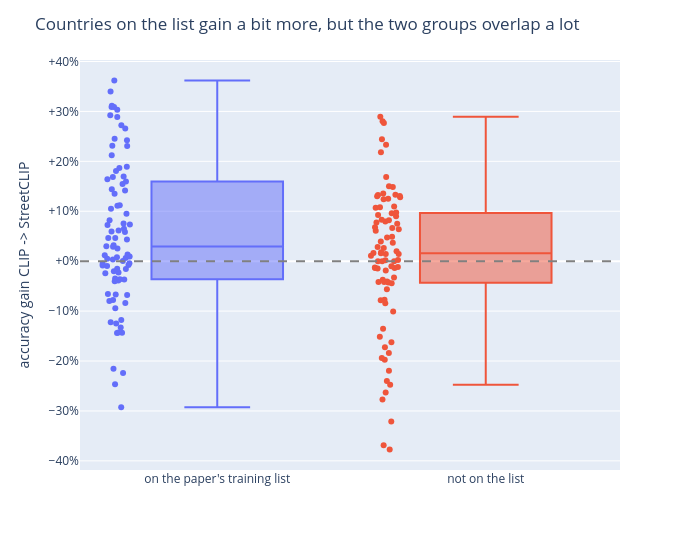
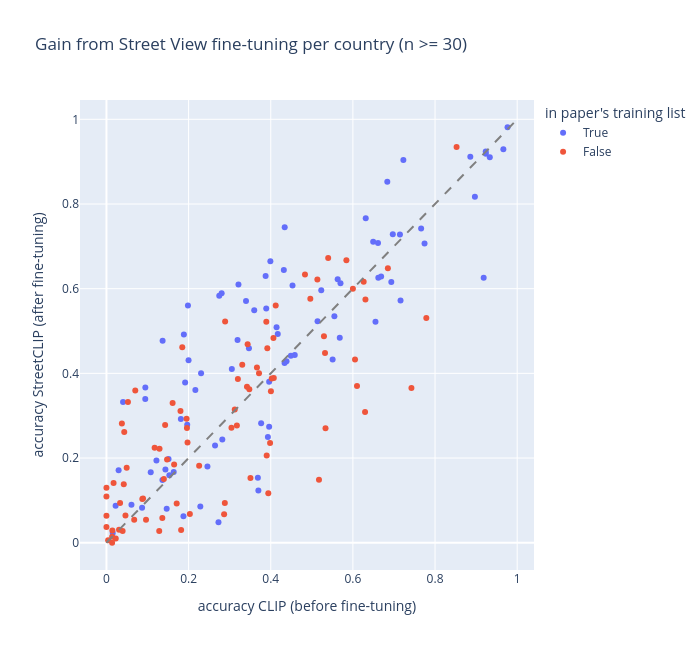

The cell these charts' notebook holds for them, in order:
### Markdown cell above
### Q2.3 Training coverage
- Paper's training list: uncertain evidence (says 101 countries, lists 92)
- Idea: countries in the Street View training should gain most from fine-tuning (CLIP -> StreetCLIP)
- Box plot: one dot = one country (hover for the name)

### Code cell
groups = q2.training_groups(sc_table).rename(index={True: "on the paper's list", False: "not on the list"})
display(viz.show_table(groups, {"countries": "Countries", "images": "Images", "macro_acc": "Macro accuracy",
                                "acc_ci": "95 % CI (+/-)", "macro_conf": "Macro confidence",
                                "mean_gap": "Mean overconfidence"},
                       pct=["macro_acc", "acc_ci", "macro_conf"], pts=["mean_gap"]))
gain = q2.gain_table(sc_table, q2.country_table(clip_preds, countries))
q2.plot_gain_by_group(gain, "Countries on the list gain a bit more, but the two groups overlap a lot").show()
q2.plot_gain(gain).show()

### Figure 1 — Plotly figure (JSON) as saved in the notebook; plotly's stock layout.template omitted (floating-point values rounded to 4 significant figures; data arrays with more than 128 entries replaced by an {"elided": "..."} marker saying what was removed)
{"data": [{"alignmentgroup": "True", "boxpoints": "all", "customdata": {"elided": "86x3 float values"}, "hovertemplate": "<b>%{hovertext}</b><br><br>accuracy gain CLIP -> StreetCLIP=%{y}<br>n=%{customdata[0]}<br>CLIP=%{customdata[1]:.0%}<br>StreetCLIP=%{customdata[2]:.0%}<extra></extra>", "hovertext": ["United Arab Emirates", "Albania", "Argentina", "Austria", "Australia", "Bangladesh", "Belgium", "Bulgaria", "Bermuda", "Bolivia", "Brazil", "Bhutan", "Botswana", "Canada", "Switzerland", "Chile", "China", "Colombia", "Czech Republic", "Germany", "Denmark", "Dominican Republic", "Ecuador", "Estonia", "Spain", "Finland", "France", "United Kingdom", "Ghana", "Greenland", "Greece", "Guatemala", "Croatia", "Hungary", "Indonesia", "Ireland", "Israel", "India", "Iceland", "Italy", "Jordan", "Japan", "Kenya", "Kyrgyzstan", "Cambodia", "South Korea", "Laos", "Sri Lanka", "Lesotho", "Lithuania", "Latvia", "Montenegro", "Madagascar", "North Macedonia", "Mongolia", "Mexico", "Malaysia", "Nigeria", "Netherlands", "Norway", "New Zealand", "Peru", "Philippines", "Pakistan", "Poland", "Puerto Rico", "Palestine", "Portugal", "Romania", "Serbia", "Russia", "Rwanda", "Sweden", "Slovenia", "Slovakia", "Senegal", "Swaziland", "Thailand", "Tunisia", "Turkey", "Taiwan", "Ukraine", "Uganda", "United States", "Uruguay", "South Africa"], "legendgroup": "on the paper's training list", "marker": {"color": "#636efa"}, "name": "on the paper's training list", "notched": false, "offsetgroup": "on the paper's training list", "orientation": "v", "showlegend": true, "type": "box", "x": ["on the paper's training list", "on the paper's training list", "on the paper's training list", "on the paper's training list", "on the paper's training list", "on the paper's training list", "on the paper's training list", "on the paper's training list", "on the paper's training list", "on the paper's training list", "on the paper's training list", "on the paper's training list", "on the paper's training list", "on the paper's training list", "on the paper's training list", "on the paper's training list", "on the paper's training list", "on the paper's training list", "on the paper's training list", "on the paper's training list", "on the paper's training list", "on the paper's training list", "on the paper's training list", "on the paper's training list", "on the paper's training list", "on the paper's training list", "on the paper's training list", "on the paper's training list", "on the paper's training list", "on the paper's training list", "on the paper's training list", "on the paper's training list", "on the paper's training list", "on the paper's training list", "on the paper's training list", "on the paper's training list", "on the paper's training list", "on the paper's training list", "on the paper's training list", "on the paper's training list", "on the paper's training list", "on the paper's training list", "on the paper's training list", "on the paper's training list", "on the paper's training list", "on the paper's training list", "on the paper's training list", "on the paper's training list", "on the paper's training list", "on the paper's training list", "on the paper's training list", "on the paper's training list", "on the paper's training list", "on the paper's training list", "on the paper's training list", "on the paper's training list", "on the paper's training list", "on the paper's training list", "on the paper's training list", "on the paper's training list", "on the paper's training list", "on the paper's training list", "on the paper's training list", "on the paper's training list", "on the paper's training list", "on the paper's training list", "on the paper's training list", "on the paper's training list", "on the paper's training list", "on the paper's training list", "on the paper's training list", "on the paper's training list", "on the paper's training list", "on the paper's training list", "on the paper's training list", "on the paper's training list", "on the paper's training list", "on the paper's training list", "on the paper's training list", "on the paper's training list", "on the paper's training list", "on the paper's training list", "on the paper's training list", "on the paper's training list", "on the paper's training list", "on the paper's training list"], "x0": " ", "xaxis": "x", "y": [0.1053, -0.03448, 0.1869, -0.009852, -0.004976, 0.0132, -0.00885, 0.1416, 0.1122, 0.003499, 0.3088, 0.1807, -0.08002, 0.0004175, 0.3113, 0.3089, 0.09491, 0.2451, 0.0297, -0.1179, 0.1547, -0.2242, 0.1443, -0.2153, -0.08381, -0.2925, -0.02003, -0.0778, 0.05868, 0.004695, 0.2309, 0.07246, -0.09416, 0.2722, 0.2119, -0.03692, 0.0596, 0.04322, 0.02564, 0.0756, 0.1596, 0.1687, -0.01528, -0.1223, -0.007547, 0.06169, -0.01569, -0.1331, -0.06767, 0.007634, 0.2922, -0.03846, 0.02909, -0.06557, 0.1353, 0.2423, 0.009292, 0.1111, -0.03597, 0.04655, -0.02262, 0.3401, 0.07336, 0.03169, 0.08201, 0.04651, 0.189, 0.164, 0.006227, -0.004132, 0.3032, -0.02419, 0.2656, -0.2466, -0.06667, 0.06491, -0.1429, 0.2886, 0.01206, 0.2313, 0.3619, -0.125, -0.1434, -0.04013, -0.144, 0.1698], "y0": " ", "yaxis": "y"}, {"alignmentgroup": "True", "boxpoints": "all", "customdata": {"elided": "85x3 float values"}, "hovertemplate": "<b>%{hovertext}</b><br><br>accuracy gain CLIP -> StreetCLIP=%{y}<br>n=%{customdata[0]}<br>CLIP=%{customdata[1]:.0%}<br>StreetCLIP=%{customdata[2]:.0%}<extra></extra>", "hovertext": ["Afghanistan", "Armenia", "Angola", "Azerbaijan", "Bosnia and Herzegovina", "Burkina Faso", "Burundi", "Brunei", "Bahamas", "Belarus", "Belize", "Democratic Republic of the Congo", "Central African Republic", "Côte d’Ivoire", "Cameroon", "Costa Rica", "Cuba", "Cabo Verde", "Cyprus", "Djibouti", "Algeria", "Egypt", "Ethiopia", "Fiji", "Micronesia", "Grenada", "Georgia", "Gambia", "Guinea", "Equatorial Guinea", "Guinea-Bissau", "Honduras", "Haiti", "Iraq", "Iran", "Jamaica", "Comoros", "Saint Kitts and Nevis", "North Korea", "Kuwait", "Kazakhstan", "Lebanon", "Saint Lucia", "Liberia", "Libya", "Morocco", "Moldova", "Mali", "Myanmar", "Mauritania", "Malawi", "Mozambique", "Niger", "Nicaragua", "Nepal", "Oman", "Panama", "Papua New Guinea", "Palau", "Paraguay", "Qatar", "Saudi Arabia", "Solomon Islands", "Sudan", "Sierra Leone", "Somalia", "Suriname", "South Sudan", "El Salvador", "Chad", "Togo", "Tajikistan", "East Timor", "Turkmenistan", "Tonga", "Trinidad and Tobago", "Tanzania", "Uzbekistan", "Venezuela", "Vietnam", "Vanuatu", "Samoa", "Yemen", "Zambia", "Zimbabwe"], "legendgroup": "not on the list", "marker": {"color": "#EF553B"}, "name": "not on the list", "notched": false, "offsetgroup": "not on the list", "orientation": "v", "showlegend": true, "type": "box", "x": ["not on the list", "not on the list", "not on the list", "not on the list", "not on the list", "not on the list", "not on the list", "not on the list", "not on the list", "not on the list", "not on the list", "not on the list", "not on the list", "not on the list", "not on the list", "not on the list", "not on the list", "not on the list", "not on the list", "not on the list", "not on the list", "not on the list", "not on the list", "not on the list", "not on the list", "not on the list", "not on the list", "not on the list", "not on the list", "not on the list", "not on the list", "not on the list", "not on the list", "not on the list", "not on the list", "not on the list", "not on the list", "not on the list", "not on the list", "not on the list", "not on the list", "not on the list", "not on the list", "not on the list", "not on the list", "not on the list", "not on the list", "not on the list", "not on the list", "not on the list", "not on the list", "not on the list", "not on the list", "not on the list", "not on the list", "not on the list", "not on the list", "not on the list", "not on the list", "not on the list", "not on the list", "not on the list", "not on the list", "not on the list", "not on the list", "not on the list", "not on the list", "not on the list", "not on the list", "not on the list", "not on the list", "not on the list", "not on the list", "not on the list", "not on the list", "not on the list", "not on the list", "not on the list", "not on the list", "not on the list", "not on the list", "not on the list", "not on the list", "not on the list", "not on the list"], "x0": " ", "xaxis": "x", "y": [0.07971, 0.04918, 0.218, 0.01571, -0.04054, -0.1975, 0.01075, 0.02632, -0.1726, -0.2773, 0.04741, -0.01284, -0.1006, 0.1239, 0.01617, -0.1842, 0.1281, 0.07724, -0.01852, -0.03704, 0.002417, 0.1072, 0.1688, -0.1626, -0.2478, -0.01351, -0.01379, 0.1307, 0.06378, 0.03704, 0.2333, -0.1941, 0.06667, -0.01463, 0.07478, -0.03261, 0.125, 0.15, 0.1081, -0.1515, -0.2629, -0.05622, 0.0, 0.1353, -0.0101, 0.06082, 0.1484, 0.001631, 0.09588, -0.24, -0.2194, 0.06777, 0.2769, 0.02004, 0.0898, -0.0441, 0.13, -0.04269, 0.1094, -0.04187, 0.02857, 0.08317, -0.3772, 0.0, -0.01181, 0.08197, 0.03947, -0.321, 0.2895, -0.1354, 0.01442, -0.08426, 0.2441, -0.3688, 0.09756, 0.01449, -0.0774, 0.2801, 0.133, 0.09258, 0.0, 0.1327, 0.01811, -0.04175, -0.07807], "y0": " ", "yaxis": "y"}], "layout": {"boxmode": "overlay", "height": 550, "legend": {"title": {"text": ""}, "tracegroupgap": 0}, "margin": {"t": 60}, "shapes": [{"line": {"color": "gray", "dash": "dash"}, "type": "line", "x0": 0, "x1": 1, "xref": "x domain", "y0": 0, "y1": 0, "yref": "y"}], "showlegend": false, "title": {"text": "Countries on the list gain a bit more, but the two groups overlap a lot"}, "width": 700, "xaxis": {"anchor": "y", "categoryarray": ["on the paper's training list", "not on the list"], "categoryorder": "array", "domain": [0, 1], "title": {"text": ""}}, "yaxis": {"anchor": "x", "domain": [0, 1], "tickformat": "+.0%", "title": {"text": "accuracy gain CLIP -> StreetCLIP"}}}}

### Figure 2 — Plotly figure (JSON) as saved in the notebook; plotly's stock layout.template omitted (floating-point values rounded to 4 significant figures; data arrays with more than 128 entries replaced by an {"elided": "..."} marker saying what was removed)
{"data": [{"customdata": {"elided": "86x3 mixed values"}, "hovertemplate": "<b>%{hovertext}</b><br><br>accuracy CLIP (before fine-tuning)=%{x}<br>accuracy StreetCLIP (after fine-tuning)=%{y}<br>n=%{customdata[0]}<br>gain=%{customdata[1]:.2f}<extra></extra>", "hovertext": ["United Arab Emirates", "Albania", "Argentina", "Austria", "Australia", "Bangladesh", "Belgium", "Bulgaria", "Bermuda", "Bolivia", "Brazil", "Bhutan", "Botswana", "Canada", "Switzerland", "Chile", "China", "Colombia", "Czech Republic", "Germany", "Denmark", "Dominican Republic", "Ecuador", "Estonia", "Spain", "Finland", "France", "United Kingdom", "Ghana", "Greenland", "Greece", "Guatemala", "Croatia", "Hungary", "Indonesia", "Ireland", "Israel", "India", "Iceland", "Italy", "Jordan", "Japan", "Kenya", "Kyrgyzstan", "Cambodia", "South Korea", "Laos", "Sri Lanka", "Lesotho", "Lithuania", "Latvia", "Montenegro", "Madagascar", "North Macedonia", "Mongolia", "Mexico", "Malaysia", "Nigeria", "Netherlands", "Norway", "New Zealand", "Peru", "Philippines", "Pakistan", "Poland", "Puerto Rico", "Palestine", "Portugal", "Romania", "Serbia", "Russia", "Rwanda", "Sweden", "Slovenia", "Slovakia", "Senegal", "Swaziland", "Thailand", "Tunisia", "Turkey", "Taiwan", "Ukraine", "Uganda", "United States", "Uruguay", "South Africa"], "legendgroup": "True", "marker": {"color": "#636efa", "symbol": "circle"}, "mode": "markers", "name": "True", "orientation": "v", "showlegend": true, "type": "scatter", "x": [0.3053, 0.2644, 0.1915, 0.4384, 0.9237, 0.7145, 0.4336, 0.0296, 0.3469, 0.1638, 0.2805, 0.7229, 0.897, 0.9234, 0.434, 0.2746, 0.4142, 0.0945, 0.1436, 0.5507, 0.453, 0.2727, 0.2164, 0.3686, 0.568, 0.9184, 0.555, 0.6935, 0.1078, 0.9765, 0.3398, 0.1217, 0.3766, 0.09467, 0.4319, 0.9663, 0.5629, 0.5698, 0.8859, 0.4171, 0.3191, 0.6837, 0.4585, 0.3961, 0.4491, 0.6494, 0.3961, 0.655, 0.7744, 0.01527, 0.04038, 0.2821, 0.06089, 0.2459, 0.6312, 0.3875, 0.5139, 0.1812, 0.6619, 0.6611, 0.9333, 0.1367, 0.523, 0.6971, 0.1966, 0.1512, 0.3598, 0.389, 0.1532, 0.08678, 0.1885, 0.7661, 0.399, 0.3699, 0.1467, 0.02231, 0.2286, 0.3214, 0.1363, 0.1999, 0.1984, 0.1875, 0.3931, 0.6687, 0.716, 0.2304], "xaxis": "x", "y": [0.4105, 0.2299, 0.3784, 0.4286, 0.9187, 0.7277, 0.4248, 0.1712, 0.4592, 0.1672, 0.5893, 0.9036, 0.817, 0.9238, 0.7453, 0.5836, 0.5091, 0.3396, 0.1733, 0.4327, 0.6077, 0.04848, 0.3607, 0.1533, 0.4842, 0.6259, 0.5349, 0.6157, 0.1665, 0.9812, 0.5707, 0.1942, 0.2825, 0.3669, 0.6438, 0.9294, 0.6225, 0.613, 0.9115, 0.4927, 0.4787, 0.8524, 0.4432, 0.2738, 0.4415, 0.711, 0.3804, 0.5219, 0.7068, 0.0229, 0.3325, 0.2436, 0.08999, 0.1803, 0.7665, 0.6298, 0.5232, 0.2923, 0.6259, 0.7077, 0.9107, 0.4768, 0.5963, 0.7288, 0.2787, 0.1977, 0.5488, 0.553, 0.1594, 0.08264, 0.4917, 0.7419, 0.6646, 0.1233, 0.08, 0.08722, 0.08571, 0.61, 0.1484, 0.4312, 0.5603, 0.0625, 0.2497, 0.6286, 0.572, 0.4001], "yaxis": "y"}, {"customdata": {"elided": "85x3 mixed values"}, "hovertemplate": "<b>%{hovertext}</b><br><br>accuracy CLIP (before fine-tuning)=%{x}<br>accuracy StreetCLIP (after fine-tuning)=%{y}<br>n=%{customdata[0]}<br>gain=%{customdata[1]:.2f}<extra></extra>", "hovertext": ["Afghanistan", "Armenia", "Angola", "Azerbaijan", "Bosnia and Herzegovina", "Burkina Faso", "Burundi", "Brunei", "Bahamas", "Belarus", "Belize", "Democratic Republic of the Congo", "Central African Republic", "Côte d’Ivoire", "Cameroon", "Costa Rica", "Cuba", "Cabo Verde", "Cyprus", "Djibouti", "Algeria", "Egypt", "Ethiopia", "Fiji", "Micronesia", "Grenada", "Georgia", "Gambia", "Guinea", "Equatorial Guinea", "Guinea-Bissau", "Honduras", "Haiti", "Iraq", "Iran", "Jamaica", "Comoros", "Saint Kitts and Nevis", "North Korea", "Kuwait", "Kazakhstan", "Lebanon", "Saint Lucia", "Liberia", "Libya", "Morocco", "Moldova", "Mali", "Myanmar", "Mauritania", "Malawi", "Mozambique", "Niger", "Nicaragua", "Nepal", "Oman", "Panama", "Papua New Guinea", "Palau", "Paraguay", "Qatar", "Saudi Arabia", "Solomon Islands", "Sudan", "Sierra Leone", "Somalia", "Suriname", "South Sudan", "El Salvador", "Chad", "Togo", "Tajikistan", "East Timor", "Turkmenistan", "Tonga", "Trinidad and Tobago", "Tanzania", "Uzbekistan", "Venezuela", "Vietnam", "Vanuatu", "Samoa", "Yemen", "Zambia", "Zimbabwe"], "legendgroup": "False", "marker": {"color": "#EF553B", "symbol": "circle"}, "mode": "markers", "name": "False", "orientation": "v", "showlegend": true, "type": "scatter", "x": [0.4964, 0.1475, 0.04333, 0.08901, 0.3176, 0.3506, 0.1398, 0.3421, 0.6052, 0.394, 0.3664, 0.02263, 0.1285, 0.01739, 0.08731, 0.3901, 0.04926, 0.4065, 0.4074, 0.6852, 0.3124, 0.1173, 0.1611, 0.3984, 0.7788, 0.06757, 0.01379, 0.1802, 0.0, 0.0, 0.2889, 0.2882, 0.32, 0.4024, 0.196, 0.3043, 0.3438, 0.4833, 0.5135, 0.1818, 0.5334, 0.6305, 0.01389, 0.1429, 0.6263, 0.03318, 0.4121, 0.004078, 0.04219, 0.61, 0.2865, 0.3917, 0.1846, 0.1648, 0.3306, 0.2257, 0.0, 0.4004, 0.0, 0.5296, 0.3714, 0.5842, 0.7425, 0.6, 0.03937, 0.8525, 0.1974, 0.6296, 0.07018, 0.2031, 0.01442, 0.5322, 0.03756, 0.5174, 0.1951, 0.3478, 0.1361, 0.05236, 0.3892, 0.1292, 0.03065, 0.5398, 0.04628, 0.09635, 0.171], "xaxis": "x", "y": [0.5761, 0.1967, 0.2613, 0.1047, 0.277, 0.1531, 0.1505, 0.3684, 0.4326, 0.1167, 0.4138, 0.009786, 0.02784, 0.1413, 0.1035, 0.2059, 0.1773, 0.4837, 0.3889, 0.6481, 0.3148, 0.2245, 0.3299, 0.2358, 0.531, 0.05405, 0.0, 0.311, 0.06378, 0.03704, 0.5222, 0.09412, 0.3867, 0.3878, 0.2707, 0.2717, 0.4688, 0.6333, 0.6216, 0.0303, 0.2704, 0.5743, 0.01389, 0.2782, 0.6162, 0.094, 0.5604, 0.00571, 0.1381, 0.37, 0.0671, 0.4594, 0.4615, 0.1849, 0.4204, 0.1816, 0.13, 0.3577, 0.1094, 0.4877, 0.4, 0.6673, 0.3653, 0.6, 0.02756, 0.9344, 0.2368, 0.3086, 0.3596, 0.06769, 0.02885, 0.4479, 0.2817, 0.1486, 0.2927, 0.3623, 0.05868, 0.3325, 0.5222, 0.2218, 0.03065, 0.6726, 0.06439, 0.0546, 0.09294], "yaxis": "y"}], "layout": {"height": 650, "legend": {"title": {"text": "in paper's training list"}, "tracegroupgap": 0}, "shapes": [{"line": {"color": "gray", "dash": "dash"}, "type": "line", "x0": 0, "x1": 1, "y0": 0, "y1": 1}], "title": {"text": "Gain from Street View fine-tuning per country (n >= 30)"}, "width": 700, "xaxis": {"anchor": "y", "domain": [0, 1], "title": {"text": "accuracy CLIP (before fine-tuning)"}}, "yaxis": {"anchor": "x", "domain": [0, 1], "title": {"text": "accuracy StreetCLIP (after fine-tuning)"}}}}
